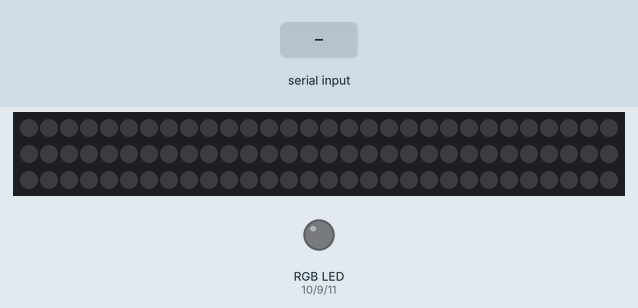
A sketch run on a simulated Arduino Uno, built with avr-gcc and run on an emulated ATmega328P. On the bench: 90 RGB LEDs in strip order, left to right, continuing on the next row, an RGB LED mixed from three pins (HIGH = lit). The inputs (shaded band) are chosen by the test bench. Dim RGB values are drawn brighter than linear; colours are those a GRB WS2812 strip shows for the declared byte order.

Above: at 1.2 s.
1.3 s: "90,45,200\n" received over Serial
At 2.2 s:
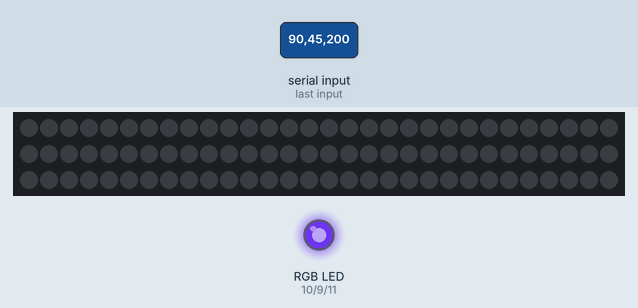
2.8 s: "1,90,45\n" received over Serial
At 3.4 s:
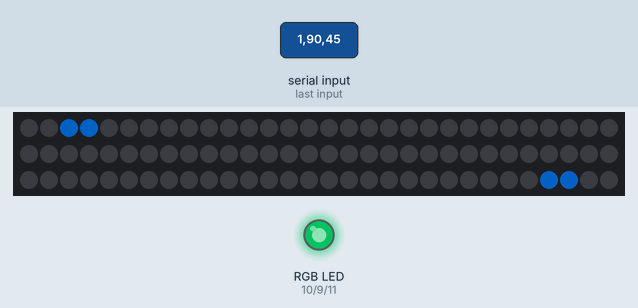
4.3 s: "90,45,200,10\n" received over Serial
At 5.5 s:
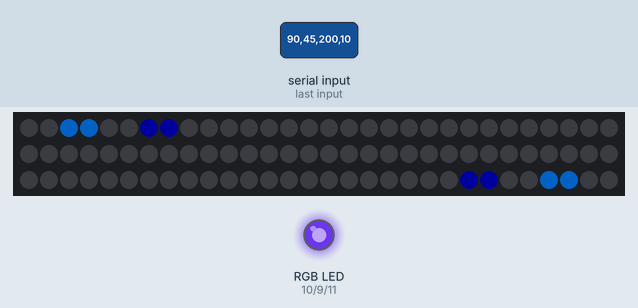
5.8 s: "30,150,10\n" received over Serial
At 6.9 s:
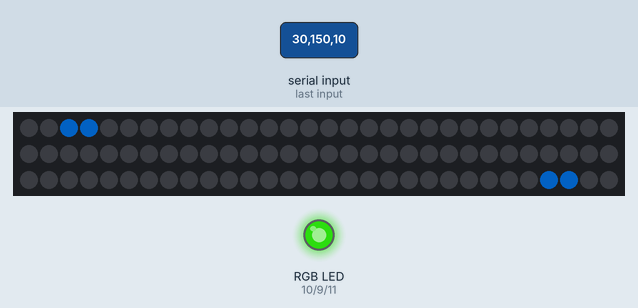
Timing chart, 0 to 8.3 s (numbered marks = the images above; inputs shaded):
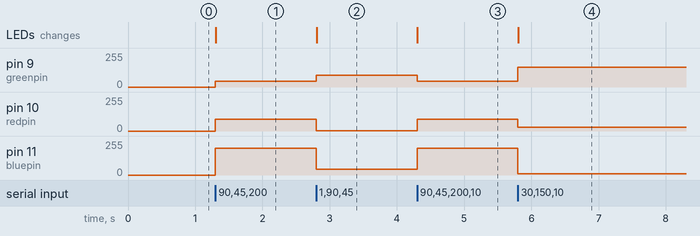

The sketch:

ShiftingR4.ino
```cpp
#include <FastLED.h>
//OLD STRIP
#define redpin 10
#define bluepin 11
#define greenpin 9

#define LED_PIN 4
#define NUM_LEDS 90 // should be even
#define LED_TYPE WS2812B
#define COLOR_ORDER BRG

typedef struct Node node;

struct Node {
    unsigned char *r;
    unsigned char *g;
    unsigned char *b;
    node *next;
    node *last;
};

typedef struct List {
    node *head;
} list;

CRGB leds[NUM_LEDS];
list* values;
node* last;
node* current;
int length = 0;
int idx = 0;

list* create_list(){
    list* first = (list*)malloc(sizeof(node*));
    first->head = NULL;
    return first;
};

void add_to_list(list* ll, unsigned char r, unsigned char g, unsigned char b){
    node* first = (node*)malloc(sizeof(node));
    if (ll->head != NULL){
      first->next = ll->head;
      ll->head->last = first;
    }else{
      first->next = NULL;
      first->last = NULL;
    }
    first->r = (unsigned char*)malloc(sizeof(unsigned char));
    first->g = (unsigned char*)malloc(sizeof(unsigned char));
    first->b = (unsigned char*)malloc(sizeof(unsigned char));

    *first->r = r;
    *first->g = g;
    *first->b = b;

    ll->head = first;
};

void setup() {
  FastLED.addLeds<LED_TYPE, LED_PIN, COLOR_ORDER>(leds, NUM_LEDS);
  //FastLED.setBrightness(20);
  Serial.begin(200000);
  pinMode(redpin, OUTPUT);
  pinMode(bluepin, OUTPUT);
  pinMode(greenpin, OUTPUT);

  values = create_list();
}

void loop() {
  if (Serial.available()) {
    //delay(100);
    String input = Serial.readStringUntil('\n');
    int firstcomma = input.indexOf(',');
    int secondcomma = input .indexOf(',', firstcomma + 1);
    int thirdcomma = input.indexOf(',', secondcomma+1);

    if (firstcomma > 0 && secondcomma > firstcomma){
      int R = input.substring(0, firstcomma).toInt();
      int G = input.substring(firstcomma + 1, secondcomma).toInt();
      int B = input.substring(secondcomma + 1, thirdcomma).toInt();

      int flag = input.substring(thirdcomma+1).toInt();

      analogWrite(redpin, R);
      analogWrite(greenpin, G);
      analogWrite(bluepin, B);

      if (flag == 1){
        add_to_list(values, (unsigned char)R, (unsigned char)G, (unsigned char)B);
      }else{
        add_to_list(values, 0, 0, 0);
      }

      if (length == NUM_LEDS/4 + 1){
        node* newlast = last->last;
        free(last->r);
        free(last->g);
        free(last->b);
        free(last);
        last = newlast;
        last->next = NULL;
      }else{
        if (length == 0){
          last = values->head;
        }
        length++;
      }

      current = last;
      int i = 0;
      while (current != NULL && i < NUM_LEDS/2){
        leds[i].setRGB(*current->r, *current->g, *current->b);
        leds[NUM_LEDS - i-1].setRGB(*current->r, *current->g, *current->b);
        i++;
        if (i%2 == 0){
          current = current->last;
        }
      }
    }

    FastLED.show();
  }
}
```

Measured:
- after the input at 1.3 s, pin 9 (greenpin): 0/255 → 45/255 at once; pin 10 (redpin): 0/255 → 90/255 at once; pin 11 (bluepin): 0/255 → 200/255 at once
- after the input at 2.8 s, pin 9 (greenpin): 45/255 → 90/255 at once; pin 10 (redpin): 90/255 → 1/255 at once; pin 11 (bluepin): 200/255 → 45/255 at once; the LEDs: change at once (image 2)
- after the input at 4.3 s, pin 9 (greenpin): 90/255 → 45/255 at once; pin 10 (redpin): 1/255 → 90/255 at once; pin 11 (bluepin): 45/255 → 200/255 at once; the LEDs: change at once (image 3)
- after the input at 5.8 s, pin 9 (greenpin): 45/255 → 150/255 at once; pin 10 (redpin): 90/255 → 30/255 at once; pin 11 (bluepin): 200/255 → 10/255 at once; the LEDs: change at once (image 4)
